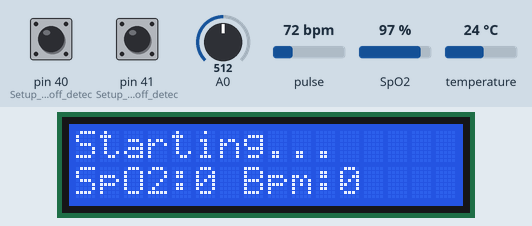
Recording of a sketch running on a simulated Arduino Mega 2560, built with avr-gcc and run on an emulated ATmega2560. Parts: 16×2 character LCD. Inputs (shaded band) come from the test bench; at power-on: pulse 72 bpm, temperature 24 °C, SpO2 97 %, pin 40 (Setup_for_leads_off_detec) LOW, pin 41 (Setup_for_leads_off_detec) LOW, A0 = 512. What the sketch prints to the serial monitor is not drawn.

Above: at 1.6 s.
1.7 s: pulse set to 42 bpm
At 5.0 s:
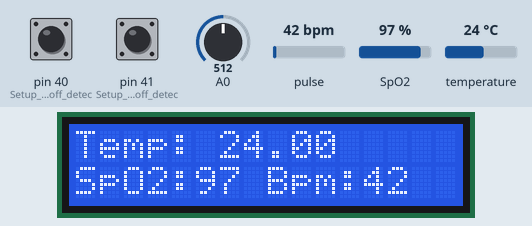
5.5 s: temperature set to 12 °C
At 7.1 s:
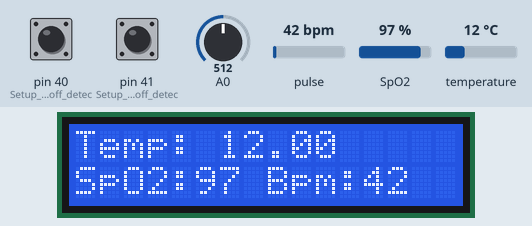
7.5 s: SpO2 set to 80 %
At 9.2 s:
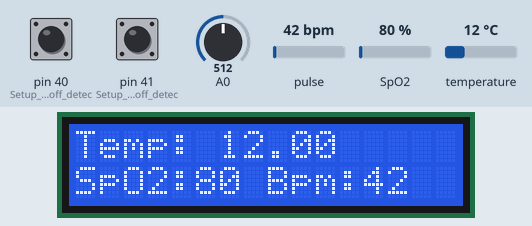
9.5 s: temperature set to 19 °C
At 11.3 s:
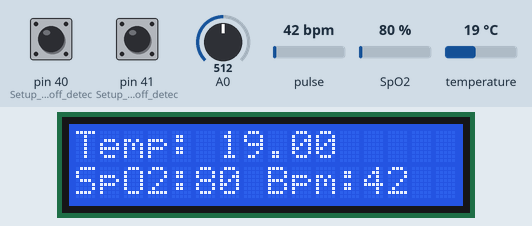
13.2 s: pulse set to 70 bpm
At 15.4 s:
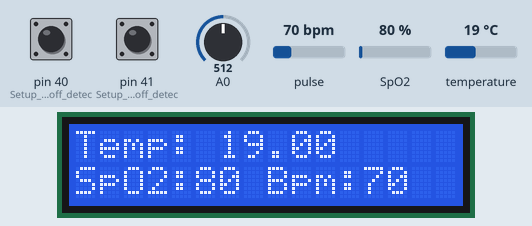
Timing chart, 0 to 16.6 s (numbered marks = the images above; inputs shaded):
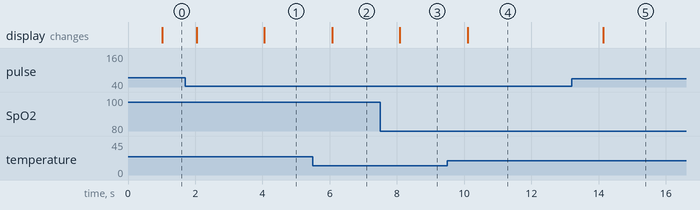

Measured:
- after the input at 5.5 s, the display: changes after 0.58 s (image 2)
- after the input at 7.5 s, the display: changes after 0.59 s (image 3)
- after the input at 9.5 s, the display: changes after 0.61 s (image 4)
- after the input at 13.2 s, the display: changes after 0.94 s (image 5)

The sketch:

1.1_LCD.ino
```cpp
//Libraries

#include <OneWire.h>
#include <DallasTemperature.h>
#include <Wire.h>
#include "MAX30100_PulseOximeter.h"
#include <LiquidCrystal_I2C.h>


//Constants

#define REPORTING_PERIOD_MS     1000
#define ONE_WIRE_BUS 4

float heartrate;
float bloodoxygen;

//Objects

PulseOximeter pox;
OneWire oneWire(ONE_WIRE_BUS);
DallasTemperature sensors(&oneWire);
DeviceAddress tempDeviceAddress;
LiquidCrystal_I2C lcd(0x27, 16, 2);


//Varialbes

unsigned long lastTempRequest = 0;
unsigned long tsLastReport = 0;
unsigned long adLastReport = 0;
float temperature = 0.0;
int numberOfDevices;


void onBeatDetected() {
  Serial.println("Beat!");
}

void configureMax30100() {
  // Configure sensor to use 7.6mA for LED drive
  pox.setIRLedCurrent(MAX30100_LED_CURR_7_6MA);
  // Register a callback routine
  pox.setOnBeatDetectedCallback(onBeatDetected);
}

void setup(void)
{
  Serial.begin(115200);

  //LCD
  lcd.init();
  lcd.backlight();
  lcd.clear();
  lcd.setCursor(0, 0);
  lcd.print("Starting...");
  Serial.println("Starting LCD");

  //DS18B20

  sensors.begin();
  numberOfDevices = sensors.getDeviceCount();
  Serial.print("Locating temperature sensors...");
  Serial.print("Found ");
  Serial.print(numberOfDevices, DEC);
  Serial.println(" sensors.");
  sensors.getAddress(tempDeviceAddress, 0);
  Serial.print("Found device ");
  sensors.setWaitForConversion(false);
  sensors.requestTemperatures();

  //MAX30100

  Serial.print("Initializing pulse oximeter..");
  Wire.setClock(400000UL); // I tried changing the I2C_BUS_SPEED to 100Khz, it made no difference in the output values
  // Initialize sensor
  if (!pox.begin()) {
    Serial.println("FAILED");
    for (;;);
  } else {
    Serial.println("SUCCESS");
  }
  configureMax30100();


  //AD8232

  pinMode(40, INPUT); // Setup for leads off detection LO +
  pinMode(41, INPUT); // Setup for leads off detection LO -
  pinMode(A0, INPUT);

}


void loop(void)
{

  //DS18B20

  if (millis() - lastTempRequest >= 2000) // waited long enough??
  {
    float tempC = sensors.getTempC(tempDeviceAddress);
    Serial.print("Temp C: ");
    Serial.print(tempC);
    Serial.print(" Temp F: ");
    Serial.println(DallasTemperature::toFahrenheit(tempC));
    sensors.requestTemperatures();
    lastTempRequest = millis();
    lcd.setCursor(0, 0);
    lcd.print("Temp: ");
    lcd.print(tempC);
  }


  // MAX30100

  pox.update();

  if (millis() - tsLastReport > REPORTING_PERIOD_MS) {
      Serial.print("Heart rate:");
      heartrate = pox.getHeartRate();
      Serial.print(heartrate);
      Serial.print("bpm / SpO2:");
      bloodoxygen = pox.getSpO2();
      Serial.print(bloodoxygen);
      Serial.println("%");

      tsLastReport = millis();
      lcd.setCursor(0, 1);
      lcd.print("SpO2:");
      lcd.print(int(bloodoxygen));
      lcd.print(" Bpm:");
      lcd.print(int(heartrate));
  }


  //AD8232

  if (millis() - adLastReport > 10) {
    if ((digitalRead(40) == 1) || (digitalRead(41) == 1)) {
      Serial.println('!');
    }
    else {
      Serial.println(analogRead(A0));
    }
    adLastReport = millis();
  }


}
```
